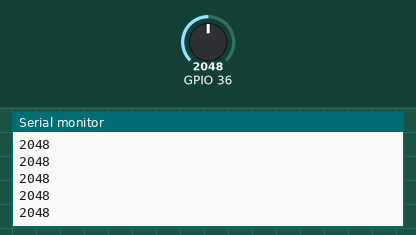
Recording of a sketch running on a simulated ESP32. Shown: the last lines printed to the serial monitor. The inputs (shaded band) are chosen by the test bench; at power-on: GPIO 36 = 2048.

Above: at 1.2 s.
1.3 s: GPIO 36 set to 2866
At 1.31 s:
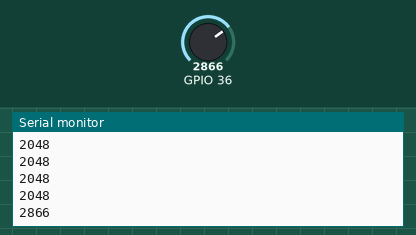
2.8 s: GPIO 36 set to 3603
At 2.81 s:
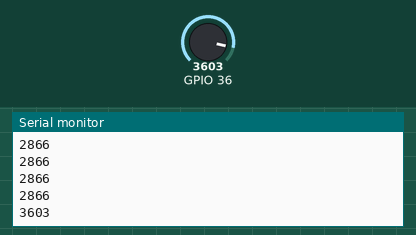
Timing chart, 0 to 5.8 s (numbered marks = the images above; inputs shaded):
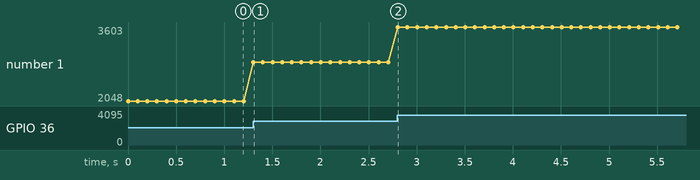

The sketch:

Lab4_ADCphotoresistor.ino
```cpp
/*
 * Generated using BlocklyDuino:
 *
 * https://github.com/MediaTek-Labs/BlocklyDuino-for-LinkIt
 *
 * Date: Thu, 25 Jan 2024 13:23:38 GMT
 */
/*  部份程式由吉哥積木產生  */
/*  https://sites.google.com/jes.mlc.edu.tw/ljj/linkit7697  */


void setup()
{

  Serial.begin(9600);

}


void loop()
{
  Serial.println(analogRead(36));
  delay(100);
}
```

Measured:
- after the input at 1.3 s, the serial monitor: prints a new line at once (image 1)
- after the input at 2.8 s, the serial monitor: prints a new line at once (image 2)
- plotted number 1: 2048 → 2866 after the input at 1.3 s, 2866 → 3603 after the input at 2.8 s
